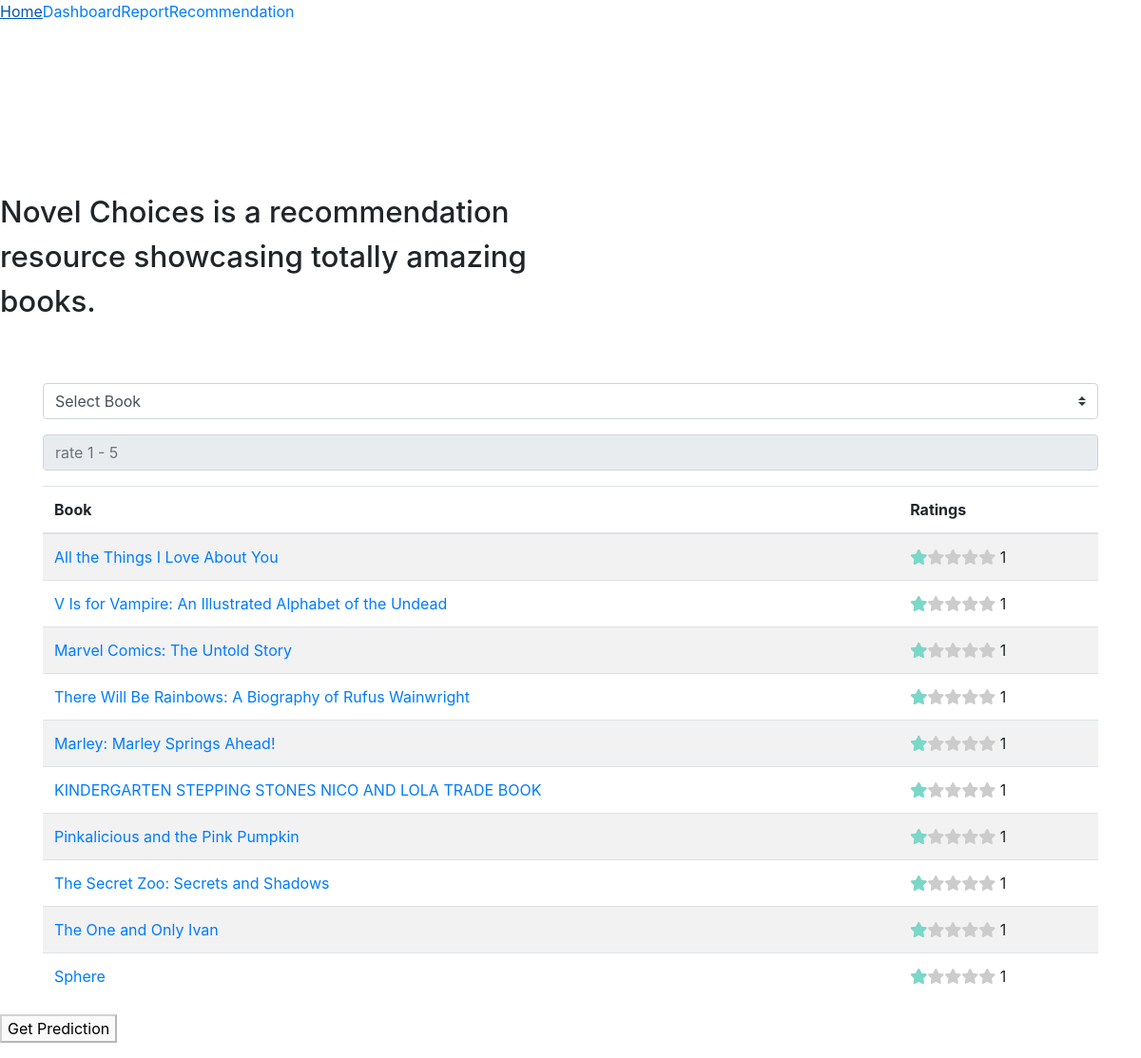
The page /rec_sys on the database its author committed.
### app/database/models.py (models this page shows, shortened)
class Book(db.Model):
    __tablename__ = 'books'
    id = db.Column(db.Integer, primary_key=True)
    date_of_creation = db.Column(db.DateTime, index=True, default=datetime.utcnow)
    asin = db.Column(db.String(32), index=True)
    title = db.Column(db.String(128), index=True)
    price = db.Column(db.String(32), index=True, default=None)
    imUrl = db.Column(db.String(128), index=True, default=None)
    description = db.Column(db.String(1024), default=None)
    sales_rank = db.Column(db.String(32), index=True, default=None)
    also_bought = db.Column(db.String(32), default=None)
    also_viewed = db.Column(db.String(32), default=None)
    bought_together = db.Column(db.String(32), default=None)
    buy_after_viewing = db.Column(db.String(32), default=None)

### app/rec_sys/routes.py (the view, shortened to what this page needs)
@bp.route('/rec_sys', methods=['GET', 'POST'])
def rec_sys():
    books = Book.query.all()[:10]
    return render_template('rec_sys.html',title='Big Data Algorithms Project',books=books)

### app/templates/rec_sys.html (shortened to what this page needs)
<!DOCTYPE html>
<html lang="en">
<head>
    <link rel="stylesheet" href="{{ url_for('static', filename='rec-sys.css') }}">
    <link rel="stylesheet" href="https://cdnjs.cloudflare.com/ajax/libs/font-awesome/5.11.2/css/all.css">
    <link rel="stylesheet" href="https://stackpath.bootstrapcdn.com/bootstrap/4.4.1/css/bootstrap.min.css">
</head>
<body>
    <header>
        <nav class="nav">
            <a href="{{ url_for('main.main') }}">Home</a>
            <a href="{{ url_for('dashboard.dashboard') }}">Dashboard</a>
            <a href="{{ url_for('report.report') }}">Report</a>
            <a href="#">Recommendation</a>
        </nav>
    </header>
    <h1 class="Heading ">Novel Choices is a recommendation resource showcasing totally amazing books.</h1>
    <div class="grid grid-down">
    <div class="container mt-5">
        <div class="form-group">
            <select id="book-select" class="form-control custom-select">
                <option value="0" disabled selected>Select Book</option>
            </select>
        </div>
        <div class="form-group">
            <input step='0.1' min='1' max='5' placeholder="rate 1 - 5" disabled type="number" id="rating-control" class="form-control">
        </div>
        <table class="table table-striped">
            <thead>
                <tr>
                    <th>Book</th>
                    <th>Ratings</th>
                </tr>
            </thead>
            <tbody>
                <tr class="book0">
                    <td><a href="{{ url_for('rec_sys.book', asin=books[0].asin) }}">{{ books[0].title }}</a></td>
                    <td>
                        <div class="stars-outer">
                            <div class="stars-inner"></div>
                        </div>
                        <span class="number-rating"></span>
                    </td>
                </tr>
                <tr class="book1">
                    <td><a href="{{ url_for('rec_sys.book', asin=books[1].asin) }}">{{ books[1].title }}</a></td>
                    <td>
                        <div class="stars-outer">
                            <div class="stars-inner"></div>
                        </div>
                        <span class="number-rating"></span>
                    </td>
                </tr>
                <tr class="book2">
                    <td><a href="{{ url_for('rec_sys.book',asin=books[2].asin) }}">{{ books[2].title }}</a></td>
                    <td>
                        <div class="stars-outer">
                            <div class="stars-inner"></div>
                        </div>
                        <span class="number-rating"></span>
                    </td>
                </tr>
                <tr class="book3">
                    <td><a href="{{ url_for('rec_sys.book',asin=books[3].asin) }}">{{ books[3].title }}</a></td>
                    <td>
                        <div class="stars-outer">
                            <div class="stars-inner"></div>
                        </div>
                        <span class="number-rating"></span>
                    </td>
                </tr>
                <tr class="book4">
                    <td><a href="{{ url_for('rec_sys.book',asin=books[4].asin) }}">{{ books[4].title }}</a></td>
                    <td>
                        <div class="stars-outer">
                            <div class="stars-inner"></div>
                        </div>
                        <span class="number-rating"></span>
                    </td>
                </tr>
                <tr class="book5">
                    <td><a href="{{ url_for('rec_sys.book', asin=books[5].asin) }}">{{ books[5].title }}</a></td>
                    <td>
                        <div class="stars-outer">
                            <div class="stars-inner"></div>
                        </div>
                        <span class="number-rating"></span>
                    </td>
                </tr><tr class="book6">
                    <td><a href="{{ url_for('rec_sys.book', asin=books[6].asin) }}">{{ books[6].title }}</a></td>
                    <td>
                        <div class="stars-outer">
                            <div class="stars-inner"></div>
                        </div>
                        <span class="number-rating"></span>
                    </td>
                </tr><tr class="book7">
                    <td><a href="{{ url_for('rec_sys.book', asin=books[7].asin) }}">{{ books[7].title }}</a></td>
                    <td>
                        <div class="stars-outer">
                            <div class="stars-inner"></div>
                        </div>
                        <span class="number-rating"></span>
                    </td>
                </tr><tr class="book8">
                    <td><a href="{{ url_for('rec_sys.book', asin=books[8].asin) }}">{{ books[8].title }}</a></td>
                    <td>
                        <div class="stars-outer">
                            <div class="stars-inner"></div>
                        </div>
                        <span class="number-rating"></span>
                    </td>
                </tr><tr class="book9">
                    <td><a href="{{ url_for('rec_sys.book', asin=books[9].asin) }}">{{ books[9].title }}</a></td>
                    <td>
                        <div class="stars-outer">
                            <div class="stars-inner"></div>
                        </div>
                        <span class="number-rating"></span>
                    </td>
                </tr>
            </tbody>
        </table>
    </div>
    <div class="form-group">
        <button id="prediction-control" type="submit" disabled onclick="send_ratings();"><a id ='get-predictions' onclick="return false;" style="text-decoration: none; color: buttonText;" href="{{ url_for('rec_sys.prediction') }}">Get Prediction</a></button>
    </div>
</body>

### app/static/rec-sys.css (style rules this page uses)
article, aside, details, figcaption, figure, footer, header, hgroup, main, nav, section, summary { display: block; }
html { font-family: sans-serif; -ms-text-size-adjust: 100%; -webkit-text-size-adjust: 100%; }
body { margin: 0; }
a { background: transparent; }
h1 { font-size: 2em; margin: 0.67em 0; }
button, input, select, textarea { font-family: inherit; font-size: 100%; margin: 0; }
button, input { line-height: normal; }
button, select { text-transform: none; }
button, html input[type="button"], input[type="reset"], input[type="submit"] { -webkit-appearance: button; cursor: pointer; }
button[disabled], html input[disabled] { cursor: default; }
table { border-collapse: collapse; border-spacing: 0; }
*, *:before, *:after { box-sizing: border-box; }
html { font-size: 100%; -webkit-text-size-adjust: 100%; -ms-text-size-adjust: 100%; word-wrap: break-word; overflow-y: scroll; }
body { font-family: Karla, sans-serif; font-size: 13px; font-weight: normal; line-height: 1.5; letter-spacing: 0; margin: 0; padding: 0; scroll-behavior: smooth; }
h1, h2, h3, h4, h5, h6 { color: inherit; font-family: inherit; font-size: inherit; line-height: inherit; letter-spacing: inherit; font-weight: inherit; margin: 0; }
a { text-decoration: none; color: inherit; }
.Heading { margin-top: 176px; margin-top: 11rem; font-size: 32px; font-size: 20px; line-height: 1.5; max-width: 660px; margin-bottom: 2em; }
@media screen and (min-width: 20em) { .Heading { font-size: calc(20px + (32 - 20) * (100vw - 320px) / (1258 - 320)); } }

### app/templates/rec_sys.html (style rules this page uses)
.stars-outer { position: relative; display: inline-block; }
.stars-inner { position: absolute; top: 0; left: 0; white-space: nowrap; overflow: hidden; width: 0; }
.stars-outer::before { content: "\f005 \f005 \f005 \f005 \f005"; font-family: 'Font Awesome 5 Free'; font-weight: 900; color: #ccc; }
.stars-inner::before { content: "\f005 \f005 \f005 \f005 \f005"; font-family: 'Font Awesome 5 Free'; font-weight: 900; color: rgb(122, 216, 200); }

### rows shown on the page
Book: title "All the Things I Love About You"
Book: title "V Is for Vampire: An Illustrated Alphabet of the Undead"
Book: title "Marvel Comics: The Untold Story"
Book: title "There Will Be Rainbows: A Biography of Rufus Wainwright"
Book: title "Marley: Marley Springs Ahead!"
Book: title "KINDERGARTEN STEPPING STONES NICO AND LOLA TRADE BOOK"
Book: title "Pinkalicious and the Pink Pumpkin"
Book: title "The Secret Zoo: Secrets and Shadows"
Book: title "The One and Only Ivan"
Book: title "Sphere"
